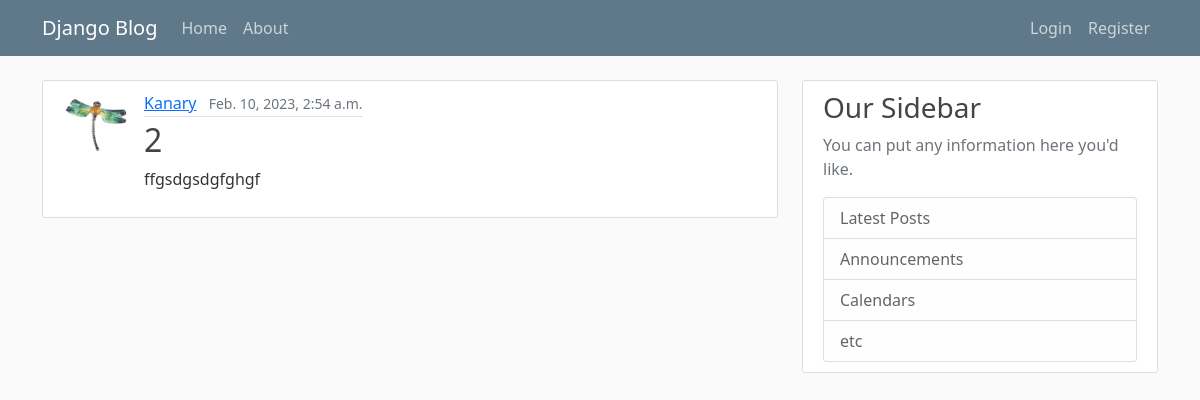
Before: /post/2/ with the older database file.
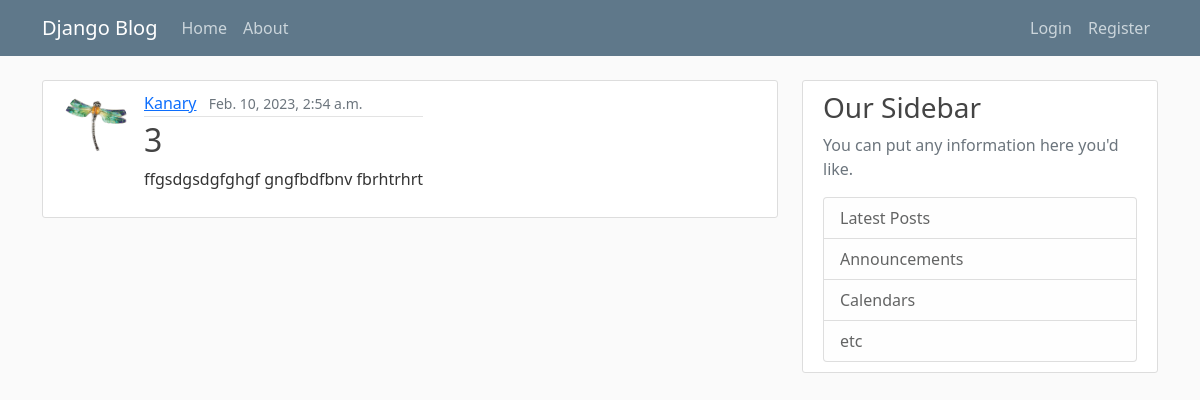
After: the same page with the newer database file.
### blog/models.py (models this page shows, shortened)
class Post(models.Model):
    title = models.CharField(max_length=100)
    content = models.TextField()
    date_posted = models.DateTimeField(default=timezone.now)
    author = models.ForeignKey(User, on_delete=models.CASCADE)

### users/models.py (models this page shows, shortened)
class Profile(models.Model):
    user = models.OneToOneField(User, on_delete=models.CASCADE)
    image = models.ImageField(default='default.jpg', upload_to='profile_pics')

### blog/views.py (the view)
# urls.py: path('post/<int:pk>/', PostDetailView.as_view(), name='post-detail'),
class PostDetailView(DetailView):
    model = Post

### blog/templates/blog/post_detail.html
{% extends "blog/base.html" %}
{% block content %}
    <article class="d-flex content-section">
        <img class="rounded-circle article-img" src="{{ object.author.profile.image.url }}">
          <div class="media-body">
            <div class="article-metadata">
              <a class="me-2" href="#">{{ object.author }}</a>
              <small class="text-muted">{{ object.date_posted }}</small>
            </div>
            <h2 class="article-title">{{ object.title }}</h2>
            <p class="article-content">{{ object.content }}</p>
          </div>
    </article>
 {% endblock content %}

Changed rows visible on the page:
changed Post "Kanary": title "2" → "3"; content "ffgsdgsdgfghgf" → "ffgsdgsdgfghgf gngfbdfbnv fbrhtrhrt"
